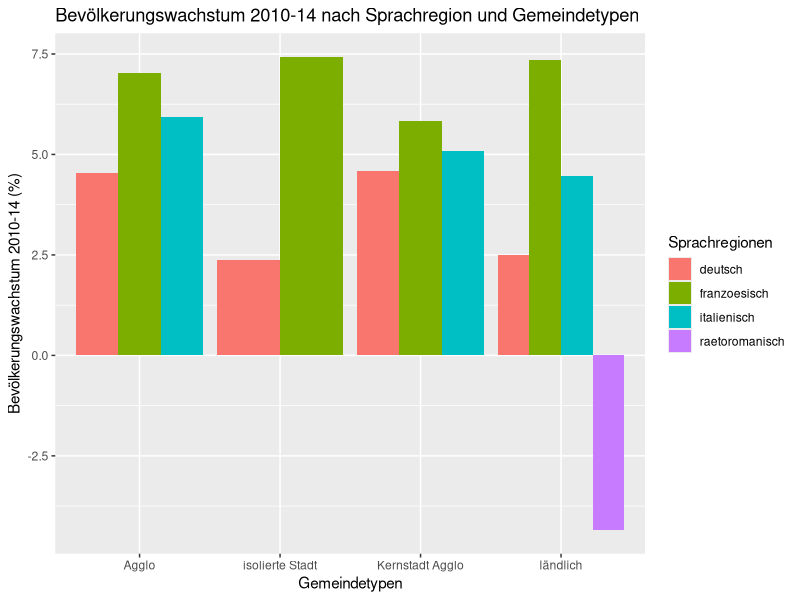
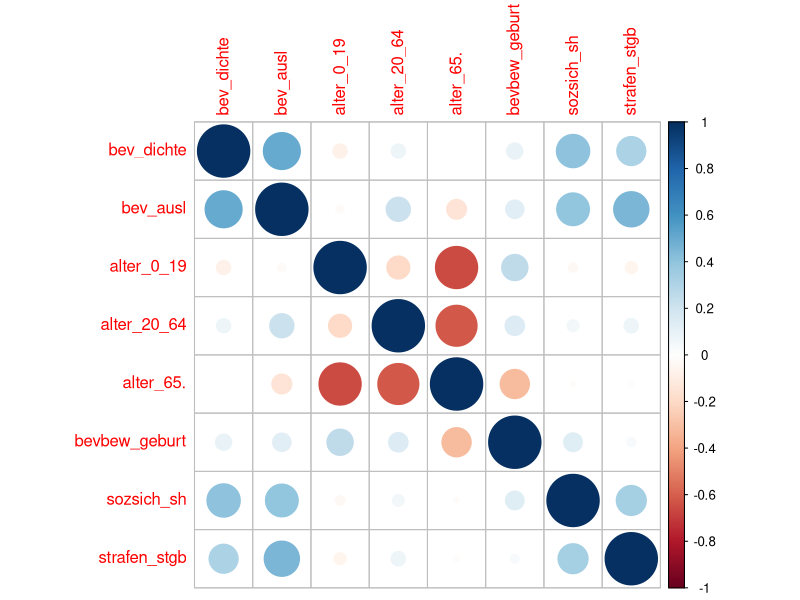

Here is the R script that generated these plots, in order:
## ---- chunk 1
library(dplyr)
library(corrplot)
library(ggplot2)
## ---- chunk 2
gemeindedaten.raw <- read.table("gemeindedaten.csv", 
                                header=TRUE, 
                                sep = "," , 
                                na.strings = c("NA","*"),
                                fileEncoding = "UTF-8")
## ---- chunk 3
head(gemeindedaten.raw)
str(gemeindedaten.raw)
nrow(gemeindedaten.raw)
ncol(gemeindedaten.raw)
colnames(gemeindedaten.raw)
## ---- chunk 4
null <- 0
na <- 0
for (i in 1:nrow(gemeindedaten.raw)){
  paste(" row : " , i)
  for (j in 1:ncol(gemeindedaten.raw)){
    if (is.na(gemeindedaten.raw[i,j])){
      na <- na + 1
    }
    if (is.null(gemeindedaten.raw[i,j])){
      null <- null + 1
    }
  }
}

print(paste("na: " ,na, " - null:", null))
## ---- chunk 5
## 4.Beantworten Sie folgende Fragen:

# Wie viele Gemeinden gab es in der Schweiz im Jahr 2014?  
nrow(gemeindedaten.raw)
# Was ist die mittlere Einwohnerzahl einer Schweizer Gemeinde? 
mean(gemeindedaten.raw$bev_total)
# Wie viele Einwohner leben in der grössten Gemeinde? 
max(gemeindedaten.raw$bev_total)
# Wie viele in der kleinsten?
min(gemeindedaten.raw$bev_total)

## 5. In welchem Kanton gibt es am meisten Gemeinden?
gemeindedaten.raw %>%
  group_by(kantone) %>%
  summarise (anz_gemeinden = n()) %>%
  filter(anz_gemeinden == max(anz_gemeinden))

## In welchem am wenigsten?
gemeindedaten.raw %>%
  group_by(kantone) %>%
  summarise (anz_gemeinden = n()) %>%
  filter(anz_gemeinden == min(anz_gemeinden))

# 6. Betrachten Sie die Einwohnerzahlen der Gemeinden gruppiert nach Sprachregionen. 
# Wie heissen die jeweils grössten Gemeinden?

gemeindedaten.raw %>%
  group_by(sprachregionen) %>%
  filter(rank(desc(bev_total))==1) %>%
  dplyr::select(sprachregionen, gmdename, bev_total)

## ---- chunk 6
gemeindedaten.raw %>%
  group_by(sprachregionen) %>%
  summarise (mean(bev_1014))
## ---- chunk 7
gde.growth <- gemeindedaten.raw %>%
  group_by(sprachregionen, stadt_land) %>%
  summarise (growth = mean(bev_1014))

gde.growth

p <- ggplot(gde.growth, 
            aes(gde.growth$stadt_land,
                gde.growth$growth))
p +  geom_bar(stat = "identity", 
              aes(fill=gde.growth$sprachregionen), 
              position="dodge") +
  ggtitle("Bevölkerungswachstum 2010-14 nach Sprachregion und Gemeindetypen") +
  xlab("Gemeindetypen") + 
  ylab("Bevölkerungswachstum 2010-14 (%)") +
  labs(fill = "Sprachregionen")
## ---- chunk 8
cordata <- gemeindedaten.raw %>%
  dplyr::select(bev_dichte, bev_ausl, alter_0_19, alter_20_64, alter_65., bevbew_geburt,sozsich_sh, strafen_stgb )

mcor<-cor(cordata)
corrplot(mcor)
## ---- chunk 9
# Welcher Gemeindetyp überwiegt bei deutschsprachigen Gemeinden, welcher bei italienischsprachigen Gemeinden. Gibt es in jeder Sprachregion isolierte Städte?
lang.typ <- gemeindedaten.raw %>%
  dplyr::select(sprachregionen, stadt_land) %>% 
  group_by(sprachregionen, stadt_land) %>%
  summarise(n=n()) %>%
  arrange(sprachregionen, desc(n))

xtabs(lang.typ$n ~ lang.typ$sprachregionen + lang.typ$stadt_land, data=lang.typ)
## ---- chunk 10

# 10. Erstellen Sie ein politisches Profil nach Sprachregionen mit der Hilfe der 
# Variablen zu den Wähleranteilen.
polit <- gemeindedaten.raw %>%
  dplyr::select(sprachregionen, 
                bev_total, 
                polit_svp, 
                polit_sp, 
                polit_fdp, 
                polit_cvp, 
                polit_gps, 
                polit_evp, 
                polit_glp, 
                polit_bdp) %>% 
  group_by(sprachregionen) %>%
  summarise(pop = sum(bev_total), 
            svp = round(sum( polit_svp * bev_total / 100, na.rm=T) / pop,3),
            sp = round(sum(polit_sp * bev_total / 100, na.rm=T) / pop,3),
            fdp = round(sum(polit_fdp * bev_total / 100, na.rm=T) / pop,3),
            evp = round(sum(polit_evp * bev_total / 100, na.rm=T) / pop,3),
            gps = round(sum(polit_gps * bev_total / 100, na.rm=T) / pop,3),
            bdp = round(sum(polit_bdp * bev_total / 100, na.rm=T) / pop,3),
            glp = round(sum(polit_glp * bev_total / 100, na.rm=T) / pop,3),
            cvp = round(sum( polit_cvp * bev_total / 100, na.rm = T) / pop,3))

polit
